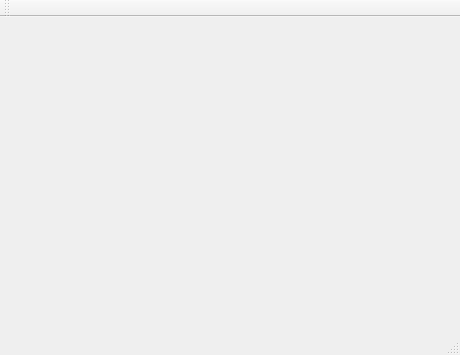
<?xml version="1.0" encoding="UTF-8"?>
<ui version="4.0">
 <class>Loader</class>
 <widget class="QMainWindow" name="Loader">
  <property name="geometry">
   <rect>
    <x>0</x>
    <y>0</y>
    <width>460</width>
    <height>355</height>
   </rect>
  </property>
  <property name="windowTitle">
   <string>Menu</string>
  </property>
  <widget class="QWidget" name="centralWidget"/>
  <widget class="QMenuBar" name="menuBar">
   <property name="geometry">
    <rect>
     <x>0</x>
     <y>0</y>
     <width>460</width>
     <height>22</height>
    </rect>
   </property>
  </widget>
  <widget class="QToolBar" name="mainToolBar">
   <attribute name="toolBarArea">
    <enum>TopToolBarArea</enum>
   </attribute>
   <attribute name="toolBarBreak">
    <bool>false</bool>
   </attribute>
  </widget>
  <widget class="QStatusBar" name="statusBar"/>
 </widget>
 <layoutdefault spacing="6" margin="11"/>
 <resources/>
 <connections/>
</ui>
